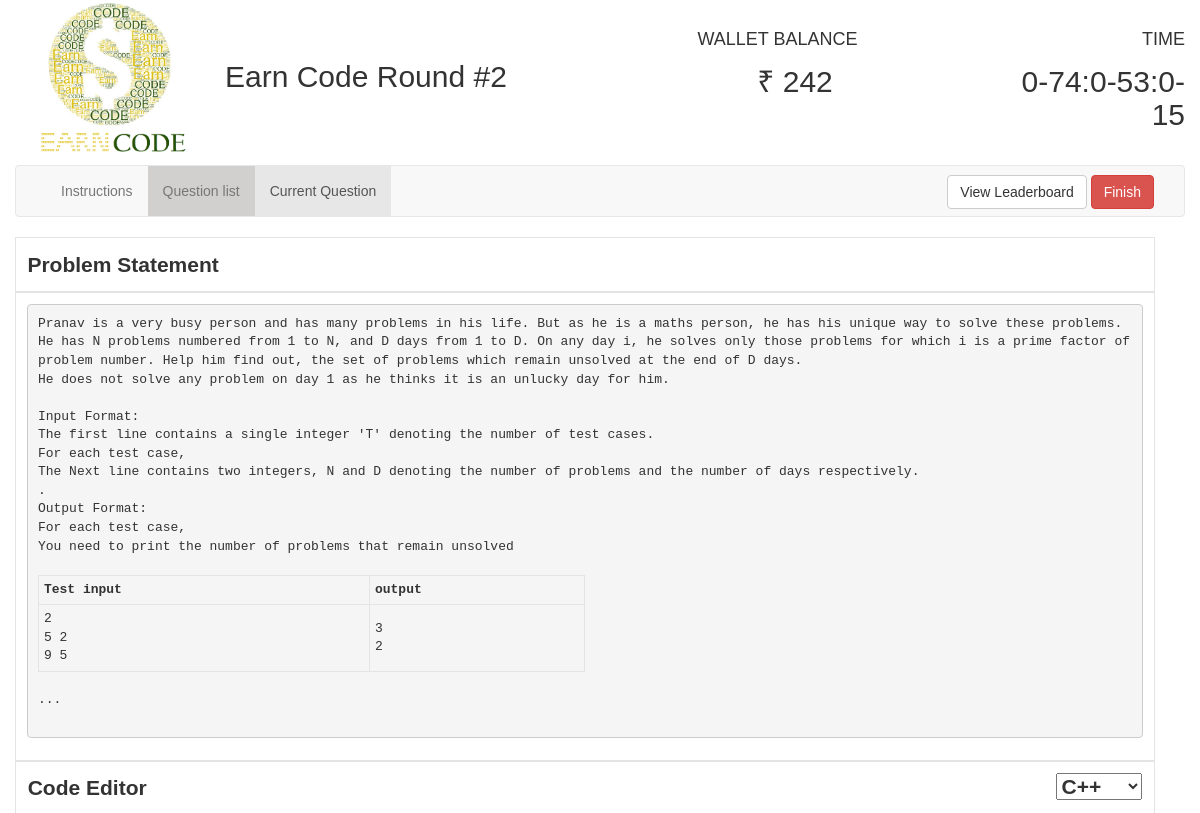
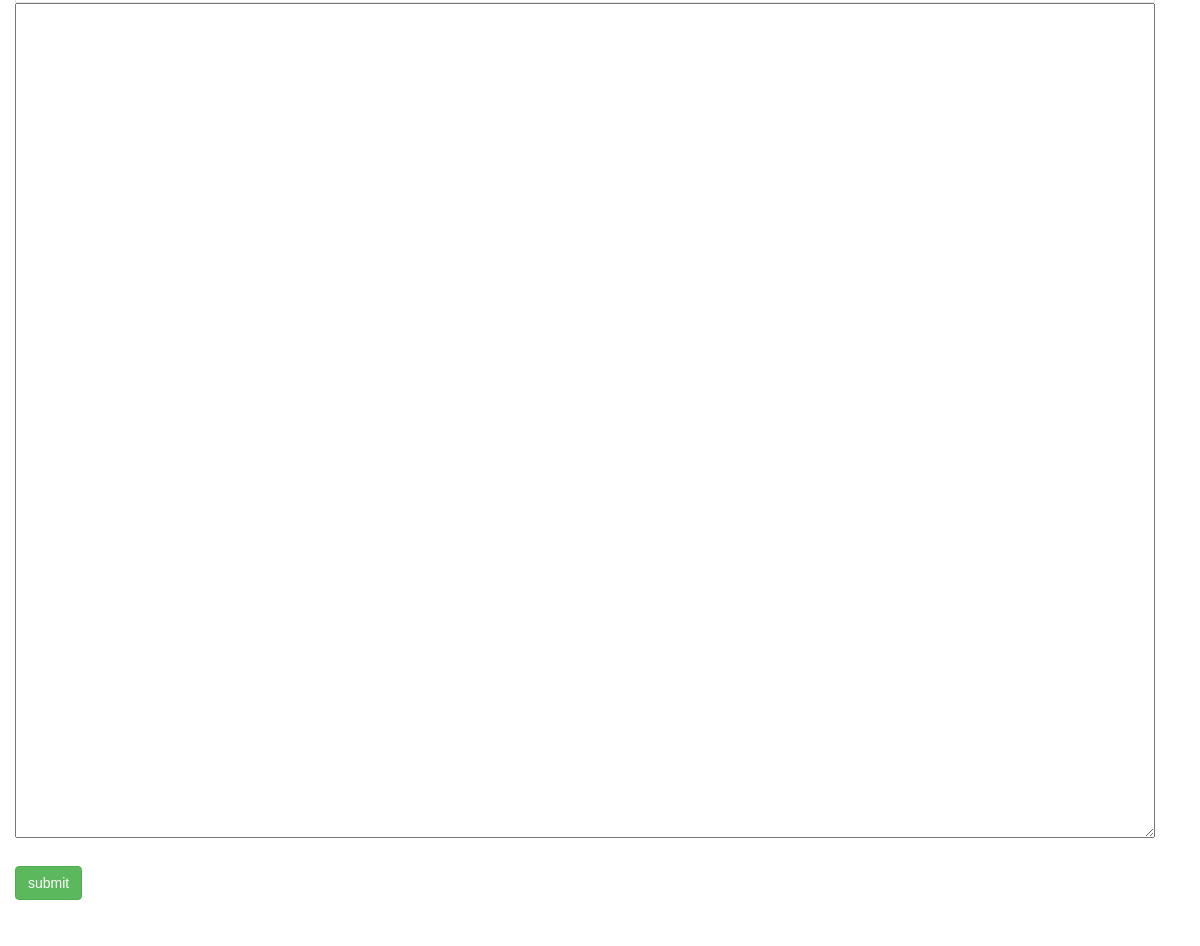
/comp/59/13/, run on the app's committed database (2 pictures, top to bottom).
### round2/models.py (models this page shows, shortened)
class Question(models.Model):
    question = models.TextField(max_length=4000)
    question_title = models.CharField(max_length=2000)
    input = models.CharField(default=0, max_length=15000)
    correct_op = models.CharField(default=0, max_length=10000)
    explanation = models.TextField(max_length=7000)
    test_input = models.TextField(max_length=100000)
    test_output = models.TextField(max_length=10000)
    cost = models.IntegerField()
    user = models.ManyToManyField(User, null=True, through="Score")
    type = models.CharField(default="Easy", max_length=10)

class Score(models.Model):
    user_f = models.ForeignKey(User, on_delete=models.CASCADE)
    question_f = models.ForeignKey(Question, on_delete=models.CASCADE)
    score = models.IntegerField(default=0)
    language_preferred = models.CharField(default='c', max_length=500)

### round2/views.py (the view)
# urls.py: url(r'^(?P<user_id>[0-9]+)/(?P<question_id>[0-9]+)/$', views.question_details, name='question_details'),
def question_details(request, user_id, question_id):
    selected_question = Question.objects.get(pk=question_id)
    current_user = User.objects.get(pk=user_id)
    try:
        score_object = Score.objects.get(user_f=current_user, question_f=selected_question)
        language = score_object.language_preferred
    except:
        language = 'c'
    file_extension = 'c'
    if language == 'cpp':
        file_extension = 'cpp'
    elif language == 'cpp14':
        file_extension = 'cpp'
    input_file = str(question_id) + '_' + str(user_id)
    bought = False
    if current_user in selected_question.user.all():
        bought = True
    jsonDec = json.decoder.JSONDecoder()
    current_user.save()
    if os.path.isfile(input_file + '.' + file_extension):
        f = open(input_file + '.' + file_extension, 'r')
        f.flush()
        previous_code = f.read()
        f.close()
    else:
        previous_code = ""
    return render(request, 'round2/question_details.html',
                  {'pegs_id': int("3"), 'bought': bought, 'selected_question': selected_question,
                   'question_id': selected_question.pk,
                   'user_id': user_id, 'submitted_code': previous_code,
                   'remaining_time': current_user.end_time - time.time(),
                   'money': current_user.money, 'language': language})

### round2/templates/round2/question_details.html (shortened to what this page needs)
<!DOCTYPE html>
<html>
{% load staticfiles %}
<head xmlns:position="http://www.w3.org/1999/xhtml">
    <link href="{% static '/css/font.css' %}" rel="stylesheet">
    <link rel="stylesheet"
          href="{% static '/css/jquery-ui.min.css' %}">
    <link rel="stylesheet" href="{% static '/css/bootstrap.min.css' %}">
</head>
<body>
<div class="container-fluid">
    <div class="container">
        <div class="row">
            <div class="col-md-2">
                <img alt="EarnCode"
                     src="{% static '/round2/images/ea.png' %}" width="100%">
            </div>
            <div class="col-md-4">
                <h2 style="margin-top: 60px;">Earn Code Round #2</h2>
            </div>
            <div class="col-md-2 col-md-offset-1">
                <div class="row"><h4 style="margin-top: 30px; margin-bottom: -5px;">WALLET BALANCE</h4></div>
                <div class="row text-center"><h2><span id="">&#8377; {{ money }}</span></h2></div>
            </div>
            <div class="col-md-2 col-md-offset-1 text-right">
                <div class="row"><h4 style="margin-top: 30px; margin-bottom: -5px;">TIME</h4></div>
                <div class="row"><h2><span id="time1">time</span></h2></div>
            </div>
        </div>
    </div>
    <nav class="navbar navbar-default">
        <div class="container-fluid">
            <div class="collapse navbar-collapse" id="bs-example-navbar-collapse-1">
                <ul class="nav navbar-nav">
                    <li id="instruction_tab"><a onclick="showInstructions();">Instructions</a></li>
                    <li><a href= {% url 'round2:question' user_id %}>Question list</a>
                    <li class="active" id="question_tab"><a onclick="showCurrentQuestion()">Current Question</a>
                    </li>
                </ul>
                <form action="{% url 'round2:leaderboard' user_id %}" method="post" class="navbar-form navbar-right"
                      style="margin-bottom: -8px;margin-top: 1px;">
                    <button type="submit" class="btn btn-default navbar-btn" id="leader" name="leader">View
                        Leaderboard
                    </button>
                    <button type="button" class="btn btn-default navbar-btn btn-danger" onclick="prompt_user()">
                        Finish
                    </button>
                </form>
            </div>
        </div>
    </nav>
    <div class="container" id="question_view">
        <div id="problem_title" class="row" style="margin-bottom: 0px; font-weight: bold;font-size:150%; ">Problem
            Statement
        </div>
        <div id="question" class="row" style="font-size:140%; width: 100%; word-wrap: break-word">
        <pre style="white-space: pre-wrap; word-break: keep-all;">{{ selected_question.question }}
        <table style="width:50%">
          <tr>
            <th>Test input</th>
            <th>output</th>
          </tr>
          <tr>
            <td rowspan="2">{{ selected_question.test_input }}</td>
            <td rowspan="2">{{ selected_question.test_output }}</td>
          </tr>
        </table><br>{{ selected_question.explanation }}
        </pre>
        </div>
        <div class="row">
            {% if bought %}
                <form action="{% url 'round2:handle_answer' user_id selected_question.pk %}" method="post">
                    <div id="code_editor" name="code_editor"
                         style="margin-bottom: 0px; font-weight: bold; font-size:150%;">
                        Code
                        Editor
                         <select name= "language" id = "language" style="float: right" >
                             {%  if language == 'c' %}
                                 <option value="c" selected ="selected">C</option>
                                 <option value="cpp" >C++</option>
                                 <option value="cpp14" >C++14</option>
                              {% elif language == "cpp" %}
                                 <option value="cpp" selected ="selected">C++</option>
                              {% elif language == 'cpp14' %}
                                 <option value="c" >C</option>
                                 <option value="cpp">C++</option>
                                 <option value="cpp14" selected ="selected">C++14</option>
                              {%  endif %}
                         </select>
                        <br>
                    </div>
                    <textarea id="text_area" name="text_area" rows="30"
                              style="font-size:135%;">{{ submitted_code }}</textarea>
                    <br>
                    <input class="btn btn-success" type="submit" name="submit" value="submit" id="submit_code">
                </form>
            {% endif %}
            <br>
            <div class="row">
                {% if not bought %}
                    <div class="col-md-2 col-md-offset-5">
                        <input class="btn" type="submit" name="buy" value="buy" id="buy" onclick="buy_question()">
                    </div>
                    <div class="col-md-2">
                        <button class="btn btn-danger" onclick="prompt_user()">Finish</button>
                    </div>
                {% else %}
                    <div class="col-md-1">
                    </div>
                {% endif %}
            </div>
        </div>
    </div>
</div>
</body>
{% load static %}
<link rel="stylesheet" href="{% static 'codemirror.css' %}">
</html>

### data on the page
Question: question "Pranav is a very busy person and has many problems in his life. But as he is a maths person, he has his unique way to solve these problems. He has N problems numbered from 1 to N, and D days from 1 to D. On any day i, he solves only those problems for which i is a prime factor of problem number. Help him find out, the set of problems which remain unsolved at the end of D days. He does not solve any problem on day 1 as he thinks it is an unlucky day for him. Input Format: The first line contains a single integer 'T' denoting the number of test cases. For each test case, The Next line contains two integers, N and D denoting the number of problems and the number of days respectively. . Output…", test_input "2 5 2 9 5", test_output "3 2", explanation "..."
Score: language "C++"

### other printed values
{{ money }} "242"
